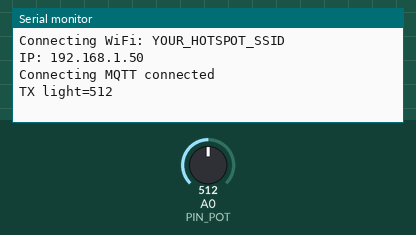
Recording of a sketch running on a simulated Arduino Uno R4 WiFi. Parts: the last lines printed to the serial monitor. The inputs (shaded band) are chosen by the test bench; at power-on: A0 (PIN_POT) = 512. WiFi joins after 1.5 s; servers stay silent unless stated; no MQTT or app messages arrive unless stated.

Above: at 7.7 s.
7.8 s: A0 (PIN_POT) set to 716
At 9.5 s:
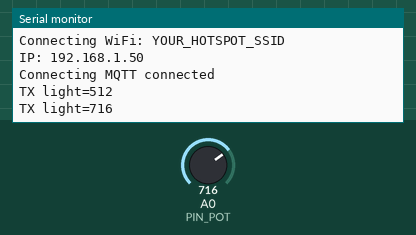
10.4 s: A0 (PIN_POT) set to 900
At 11.1 s:
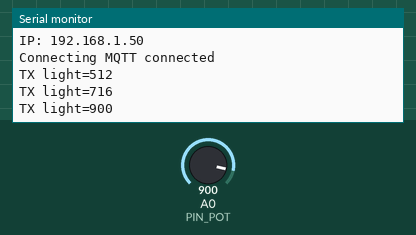
Timing chart, 0 to 13.4 s (numbered marks = the images above; inputs shaded):
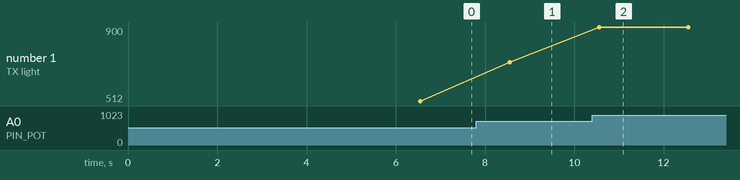

The sketch:

q2_pot_publish.ino
```cpp
/*
  PUBLISH ข้อ 2: อ่านตัวต้านทานปรับค่าได้ (0-1023) -> publish ไป  68070181/light
  Board: Arduino UNO R4 WiFi   Libraries: WiFiS3, MQTT (MQTTClient.h)

  แก้ตอนสอบ:  topic -> TOPIC_LIGHT | ขา -> PIN_POT | ความถี่ -> PUBLISH_INTERVAL
  ต่อ broker ไม่ติด: ลอง MQTT_PORT 1883 / เปิด USE_TLS
  ClientID ห้ามซ้ำกับ client_xxxx บนเว็บ
*/
#include <WiFiS3.h>
#include <MQTTClient.h>

const char WIFI_SSID[]     = "YOUR_HOTSPOT_SSID";      // <-- แก้
const char WIFI_PASSWORD[] = "YOUR_HOTSPOT_PASSWORD";  // <-- แก้

const char MQTT_HOST[]      = "phycom.it.kmitl.ac.th";
const int  MQTT_PORT        = 8884;                    // ถ้าต่อไม่ติดลอง 1883
const char MQTT_CLIENT_ID[] = "arduino_68070181_q2";
const char MQTT_USERNAME[]  = "";
const char MQTT_PASSWORD[]  = "";
// #define USE_TLS

#define TOPIC_LIGHT "68070181/light"
#define PIN_POT     A0                     // pot (ตาม lab)
const unsigned long PUBLISH_INTERVAL = 2000;

#ifdef USE_TLS
WiFiSSLClient network;
#else
WiFiClient network;
#endif
MQTTClient mqtt = MQTTClient(256);
unsigned long lastPublishTime = 0;

void connectWiFi() {
  int status = WL_IDLE_STATUS;
  while (status != WL_CONNECTED) {
    Serial.print("Connecting WiFi: ");
    Serial.println(WIFI_SSID);
    status = WiFi.begin(WIFI_SSID, WIFI_PASSWORD);
    delay(5000);
  }
  Serial.print("IP: ");
  Serial.println(WiFi.localIP());
}

void connectMQTT() {
  mqtt.begin(MQTT_HOST, MQTT_PORT, network);
  Serial.print("Connecting MQTT");
  while (!mqtt.connect(MQTT_CLIENT_ID, MQTT_USERNAME, MQTT_PASSWORD)) {
    Serial.print(".");
    delay(500);
  }
  Serial.println(" connected");
}

void setup() {
  Serial.begin(9600);
  connectWiFi();
  connectMQTT();
}

void loop() {
  mqtt.loop();
  if (!mqtt.connected()) connectMQTT();

  if (millis() - lastPublishTime > PUBLISH_INTERVAL) {
    int pot = analogRead(PIN_POT);         // 0-1023 ส่งค่าดิบ
    mqtt.publish(TOPIC_LIGHT, String(pot));
    Serial.print("TX light=");
    Serial.println(pot);
    lastPublishTime = millis();
  }
}
```

Measured:
- after the input at 7.8 s, the serial monitor: prints a new line after 0.75 s (image 1)
- after the input at 10.4 s, the serial monitor: prints a new line after 0.16 s (image 2)
- plotted number 1: 512 → 716 after the input at 7.8 s, 716 → 900 after the input at 10.4 s
